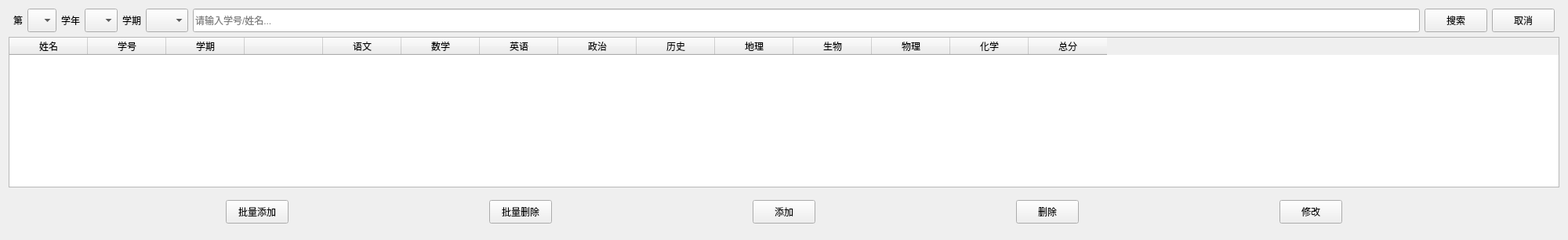
     <widget class="QWidget" name="stuexam">
      <layout class="QGridLayout" name="gridLayout_7">
       <item row="0" column="7">
        <widget class="QLineEdit" name="le_stuexam_id_name">
         <property name="minimumSize">
          <size>
           <width>0</width>
           <height>30</height>
          </size>
         </property>
         <property name="placeholderText">
          <string>请输入学号/姓名...</string>
         </property>
        </widget>
       </item>
       <item row="0" column="1">
        <widget class="QLabel" name="lb_stuexam_num">
         <property name="minimumSize">
          <size>
           <width>0</width>
           <height>30</height>
          </size>
         </property>
         <property name="maximumSize">
          <size>
           <width>40</width>
           <height>16777215</height>
          </size>
         </property>
         <property name="text">
          <string>第</string>
         </property>
        </widget>
       </item>
       <item row="0" column="5">
        <widget class="QLabel" name="lb_stuexam_term">
         <property name="minimumSize">
          <size>
           <width>0</width>
           <height>30</height>
          </size>
         </property>
         <property name="maximumSize">
          <size>
           <width>40</width>
           <height>16777215</height>
          </size>
         </property>
         <property name="text">
          <string>学期</string>
         </property>
        </widget>
       </item>
       <item row="0" column="3">
        <widget class="QLabel" name="lb_stuexam_year">
         <property name="minimumSize">
          <size>
           <width>0</width>
           <height>30</height>
          </size>
         </property>
         <property name="maximumSize">
          <size>
           <width>40</width>
           <height>16777215</height>
          </size>
         </property>
         <property name="text">
          <string>学年</string>
         </property>
        </widget>
       </item>
       <item row="0" column="9">
        <widget class="QPushButton" name="btn_stuexam_cancel">
         <property name="minimumSize">
          <size>
           <width>0</width>
           <height>30</height>
          </size>
         </property>
         <property name="maximumSize">
          <size>
           <width>120</width>
           <height>16777215</height>
          </size>
         </property>
         <property name="text">
          <string>取消</string>
         </property>
        </widget>
       </item>
       <item row="0" column="4">
        <widget class="QComboBox" name="cbb_stuexam_year">
         <property name="minimumSize">
          <size>
           <width>0</width>
           <height>30</height>
          </size>
         </property>
         <property name="maximumSize">
          <size>
           <width>60</width>
           <height>16777215</height>
          </size>
         </property>
         <item>
          <property name="text">
           <string/>
          </property>
         </item>
         <item>
          <property name="text">
           <string>上</string>
          </property>
         </item>
         <item>
          <property name="text">
           <string>下</string>
          </property>
         </item>
        </widget>
       </item>
       <item row="0" column="2">
        <widget class="QComboBox" name="cbb_stuexam_num">
         <property name="minimumSize">
          <size>
           <width>0</width>
           <height>30</height>
          </size>
         </property>
         <property name="maximumSize">
          <size>
           <width>60</width>
           <height>16777215</height>
          </size>
         </property>
         <item>
          <property name="text">
           <string/>
          </property>
         </item>
         <item>
          <property name="text">
           <string>1</string>
          </property>
         </item>
         <item>
          <property name="text">
           <string>2</string>
          </property>
         </item>
         <item>
          <property name="text">
           <string>3</string>
          </property>
         </item>
        </widget>
       </item>
       <item row="0" column="6">
        <widget class="QComboBox" name="cbb_stuexam_term">
         <property name="minimumSize">
          <size>
           <width>0</width>
           <height>30</height>
          </size>
         </property>
         <property name="maximumSize">
          <size>
           <width>60</width>
           <height>16777215</height>
          </size>
         </property>
         <item>
          <property name="text">
           <string/>
          </property>
         </item>
         <item>
          <property name="text">
           <string>期中</string>
          </property>
         </item>
         <item>
          <property name="text">
           <string>期末</string>
          </property>
         </item>
        </widget>
       </item>
       <item row="1" column="0" colspan="11">
        <widget class="QTableWidget" name="tableWidget_stuexam">
         <attribute name="verticalHeaderVisible">
          <bool>false</bool>
         </attribute>
         <column>
          <property name="text">
           <string>姓名</string>
          </property>
         </column>
         <column>
          <property name="text">
           <string>学号</string>
          </property>
         </column>
         <column>
          <property name="text">
           <string>学期</string>
          </property>
         </column>
         <column>
          <property name="text">
           <string/>
          </property>
         </column>
         <column>
          <property name="text">
           <string>语文</string>
          </property>
         </column>
         <column>
          <property name="text">
           <string>数学</string>
          </property>
         </column>
         <column>
          <property name="text">
           <string>英语</string>
          </property>
         </column>
         <column>
          <property name="text">
           <string>政治</string>
          </property>
         </column>
         <column>
          <property name="text">
           <string>历史</string>
          </property>
         </column>
         <column>
          <property name="text">
           <string>地理</string>
          </property>
         </column>
         <column>
          <property name="text">
           <string>生物</string>
          </property>
         </column>
         <column>
          <property name="text">
           <string>物理</string>
          </property>
         </column>
         <column>
          <property name="text">
           <string>化学</string>
          </property>
         </column>
         <column>
          <property name="text">
           <string>总分</string>
          </property>
         </column>
        </widget>
       </item>
       <item row="0" column="8">
        <widget class="QPushButton" name="btn_stuexam_src">
         <property name="minimumSize">
          <size>
           <width>0</width>
           <height>30</height>
          </size>
         </property>
         <property name="maximumSize">
          <size>
           <width>120</width>
           <height>16777215</height>
          </size>
         </property>
         <property name="text">
          <string>搜索</string>
         </property>
        </widget>
       </item>
       <item row="2" column="0" colspan="11">
        <widget class="QWidget" name="widget_3" native="true">
         <property name="minimumSize">
          <size>
           <width>600</width>
           <height>50</height>
          </size>
         </property>
         <property name="maximumSize">
          <size>
           <width>16777215</width>
           <height>50</height>
          </size>
         </property>
         <layout class="QHBoxLayout" name="horizontalLayout_3">
          <item>
           <spacer name="horizontalSpacer_21">
            <property name="orientation">
             <enum>Qt::Horizontal</enum>
            </property>
            <property name="sizeHint" stdset="0">
             <size>
              <width>18</width>
              <height>20</height>
             </size>
            </property>
           </spacer>
          </item>
          <item>
           <spacer name="horizontalSpacer_27">
            <property name="orientation">
             <enum>Qt::Horizontal</enum>
            </property>
            <property name="sizeHint" stdset="0">
             <size>
              <width>250</width>
              <height>20</height>
             </size>
            </property>
           </spacer>
          </item>
          <item>
           <widget class="QPushButton" name="btn_stuexam_addsome">
            <property name="minimumSize">
             <size>
              <width>0</width>
              <height>30</height>
             </size>
            </property>
            <property name="text">
             <string>批量添加</string>
            </property>
           </widget>
          </item>
          <item>
           <spacer name="horizontalSpacer_26">
            <property name="orientation">
             <enum>Qt::Horizontal</enum>
            </property>
            <property name="sizeHint" stdset="0">
             <size>
              <width>250</width>
              <height>20</height>
             </size>
            </property>
           </spacer>
          </item>
          <item>
           <widget class="QPushButton" name="btn_stuexam_delsome">
            <property name="minimumSize">
             <size>
              <width>0</width>
              <height>30</height>
             </size>
            </property>
            <property name="text">
             <string>批量删除</string>
            </property>
           </widget>
          </item>
          <item>
           <spacer name="horizontalSpacer_25">
            <property name="orientation">
             <enum>Qt::Horizontal</enum>
            </property>
            <property name="sizeHint" stdset="0">
             <size>
              <width>250</width>
              <height>20</height>
             </size>
            </property>
           </spacer>
          </item>
          <item>
           <widget class="QPushButton" name="btn_stuexam_add">
            <property name="minimumSize">
             <size>
              <width>0</width>
              <height>30</height>
             </size>
            </property>
            <property name="text">
             <string>添加</string>
            </property>
           </widget>
          </item>
          <item>
           <spacer name="horizontalSpacer_24">
            <property name="orientation">
             <enum>Qt::Horizontal</enum>
            </property>
            <property name="sizeHint" stdset="0">
             <size>
              <width>250</width>
              <height>20</height>
             </size>
            </property>
           </spacer>
          </item>
          <item>
           <widget class="QPushButton" name="btn_stuexam_del">
            <property name="minimumSize">
             <size>
              <width>0</width>
              <height>30</height>
             </size>
            </property>
            <property name="text">
             <string>删除</string>
            </property>
           </widget>
          </item>
          <item>
           <spacer name="horizontalSpacer_23">
            <property name="orientation">
             <enum>Qt::Horizontal</enum>
            </property>
            <property name="sizeHint" stdset="0">
             <size>
              <width>250</width>
              <height>20</height>
             </size>
            </property>
           </spacer>
          </item>
          <item>
           <widget class="QPushButton" name="btn_stuexam_upd">
            <property name="minimumSize">
             <size>
              <width>0</width>
              <height>30</height>
             </size>
            </property>
            <property name="text">
             <string>修改</string>
            </property>
           </widget>
          </item>
          <item>
           <spacer name="horizontalSpacer_49">
            <property name="orientation">
             <enum>Qt::Horizontal</enum>
            </property>
            <property name="sizeHint" stdset="0">
             <size>
              <width>250</width>
              <height>20</height>
             </size>
            </property>
           </spacer>
          </item>
          <item>
           <spacer name="horizontalSpacer_22">
            <property name="orientation">
             <enum>Qt::Horizontal</enum>
            </property>
            <property name="sizeHint" stdset="0">
             <size>
              <width>18</width>
              <height>20</height>
             </size>
            </property>
           </spacer>
          </item>
         </layout>
        </widget>
       </item>
      </layout>
     </widget>
